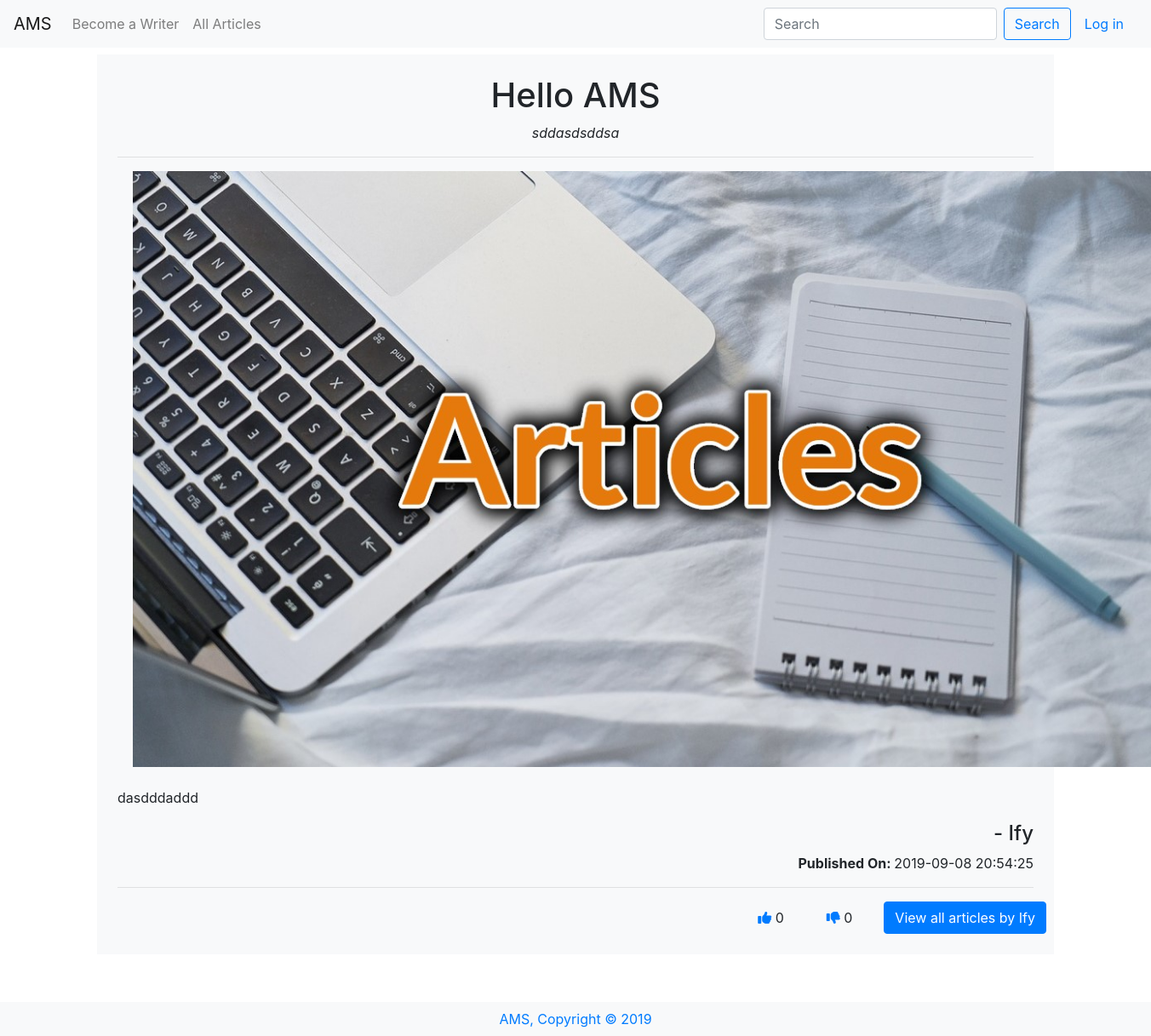
Screenshot of /viewone/18 with the database file from the repository.
### tables this page shows
CREATE TABLE 'articles' ('id' integer PRIMARY KEY AUTOINCREMENT NOT NULL, 'userid' smallint NOT NULL, 'title' varchar(255) NOT NULL, 'description' varchar(300) NOT NULL, 'content' text NOT NULL, 'like' smallint, 'dislike' smallint, 'image' bytea, 'date' timestamp NOT NULL DEFAULT CURRENT_TIMESTAMP);

CREATE TABLE users(
    id INTEGER NOT NULL PRIMARY KEY,
    username VARCHAR(255) NOT NULL UNIQUE,
    email VARCHAR(255) NOT NULL UNIQUE,
    password VARCHAR(255) NOT NULL
);

### application.py (the view)
@app.route("/viewone/<id>")
def viewone(id):
    rows = db.execute("SELECT * FROM users JOIN articles ON users.id = articles.userid WHERE articles.id=:id", id=id)
    if rows[0]['image']:
        rows[0]['image'] = "../" + rows[0]['image']
    return render_template("viewone.html", datum=rows[0])

### application.py (called while the page is built)
@app.after_request
def after_request(response):
    response.headers["Cache-Control"] = "no-cache, no-store, must-revalidate"
    response.headers["Expires"] = 0
    response.headers["Pragma"] = "no-cache"
    return response

### templates/viewone.html
{% extends "layout.html" %} {% block title %} View - {{ datum.title }} {% endblock %}
{% block main%}
      <div class="article mb-5 bg-light p-4">
        <div class="article_head">
        <h1>{{ datum.title }}</h1>
        <p><i>{{ datum.description }}</i></p>
      </div>
        <div class="article_body" id="more{{ datum.id }}">
        <hr>
        <div class="article_image mb-4"><img src="{{ datum.image }}" alt="{{ datum.title }}"></div>
        <p class="text-justify">{{ datum.content }}</p>
      </div>
      <h4 class="text-right">- {{ datum.username }}</h4>
      <p class="text-right"><b>Published On: </b>{{ datum.date }}</p>
      <hr>
        <div class="article_footer row">
          <a href="/like/{{ datum.id }}" class="btn mr-4 btn"><i class="fas fa-thumbs-up text-primary"></i>
            {{ datum.like }}</a>
        <a href="/dislike/{{ datum.id }}" class="btn mr-4 btn"><i class="fas fa-thumbs-down text-primary"></i>
            {{ datum.dislike }}</a>
          <a href="/viewall/{{ datum.userid }}"><button class="float-right btn btn-primary">View all articles by {{ datum.username }}</button></a>
        </div>
      </div>
    {% endblock %}

### static/styles.css (style rules this page uses)
h1 { text-align: center; }
.article_image { display: flex; max-height: 700px; }
.article_image img { object-fit: contain; }
.article_footer { display: flex; justify-content: flex-end; }

### rows the page displays
articles: title "Hello AMS", description "sddasdsddsa", image (picture), content "dasdddaddd", date "2019-09-08 20:54:25", like "0", dislike "0"
users: username "Ify"
